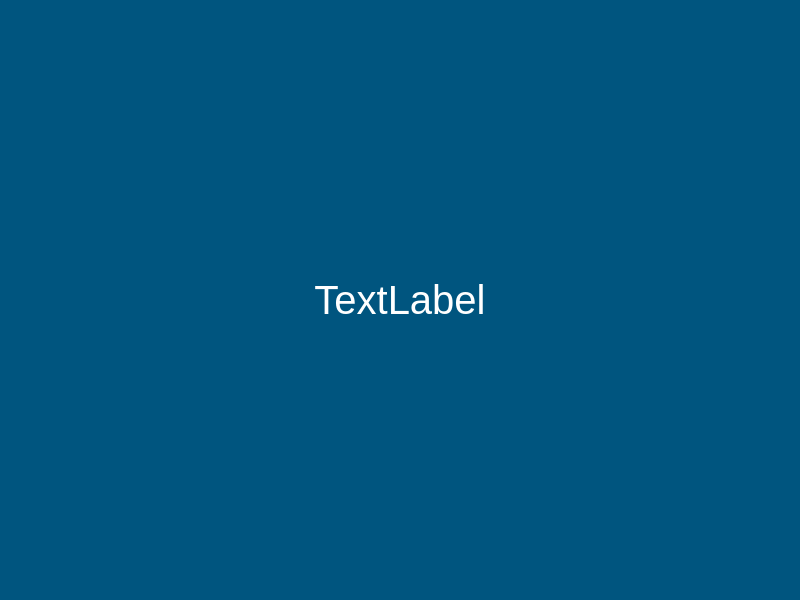
<?xml version="1.0" encoding="UTF-8"?>
<ui version="4.0">
 <class>ilmoitus</class>
 <widget class="QDialog" name="ilmoitus">
  <property name="geometry">
   <rect>
    <x>0</x>
    <y>0</y>
    <width>800</width>
    <height>600</height>
   </rect>
  </property>
  <property name="windowTitle">
   <string>Dialog</string>
  </property>
  <property name="styleSheet">
   <string notr="true">background-color: rgb(0, 85, 127);</string>
  </property>
  <layout class="QVBoxLayout" name="verticalLayout">
   <item>
    <widget class="QLabel" name="label_ilmoitus">
     <property name="font">
      <font>
       <family>MS Shell Dlg 2</family>
       <pointsize>30</pointsize>
      </font>
     </property>
     <property name="styleSheet">
      <string notr="true">color: rgb(255, 255, 255);</string>
     </property>
     <property name="frameShape">
      <enum>QFrame::NoFrame</enum>
     </property>
     <property name="text">
      <string>&lt;html&gt;&lt;head/&gt;&lt;body&gt;&lt;p&gt;&lt;span style=&quot; color:#ffffff;&quot;&gt;TextLabel&lt;/span&gt;&lt;/p&gt;&lt;/body&gt;&lt;/html&gt;</string>
     </property>
     <property name="alignment">
      <set>Qt::AlignCenter</set>
     </property>
    </widget>
   </item>
  </layout>
 </widget>
 <resources/>
 <connections/>
</ui>
